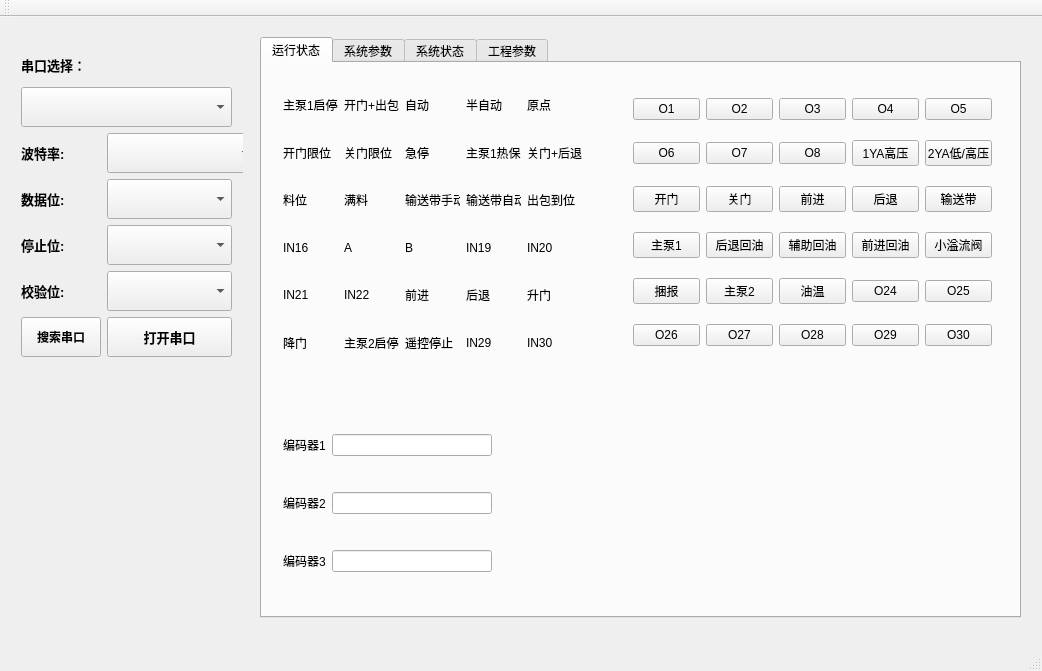
<?xml version="1.0" encoding="UTF-8"?>
<ui version="4.0">
 <class>MainWindow</class>
 <widget class="QMainWindow" name="MainWindow">
  <property name="geometry">
   <rect>
    <x>0</x>
    <y>0</y>
    <width>1042</width>
    <height>671</height>
   </rect>
  </property>
  <property name="windowTitle">
   <string>MainWindow</string>
  </property>
  <widget class="QWidget" name="centralWidget">
   <widget class="QWidget" name="gridLayoutWidget_2">
    <property name="geometry">
     <rect>
      <x>10</x>
      <y>20</y>
      <width>233</width>
      <height>331</height>
     </rect>
    </property>
    <layout class="QGridLayout" name="gridLayout_2">
     <item row="3" column="0">
      <widget class="QLabel" name="label_7">
       <property name="font">
        <font>
         <pointsize>10</pointsize>
         <weight>75</weight>
         <bold>true</bold>
        </font>
       </property>
       <property name="text">
        <string>数据位:</string>
       </property>
      </widget>
     </item>
     <item row="1" column="0" colspan="2">
      <widget class="QComboBox" name="comboBox_serialName">
       <property name="minimumSize">
        <size>
         <width>0</width>
         <height>40</height>
        </size>
       </property>
      </widget>
     </item>
     <item row="4" column="1">
      <widget class="QComboBox" name="comboBox_serialStop">
       <property name="minimumSize">
        <size>
         <width>0</width>
         <height>40</height>
        </size>
       </property>
      </widget>
     </item>
     <item row="5" column="1">
      <widget class="QComboBox" name="comboBox_serialParity">
       <property name="minimumSize">
        <size>
         <width>0</width>
         <height>40</height>
        </size>
       </property>
      </widget>
     </item>
     <item row="0" column="0">
      <widget class="QLabel" name="label_3">
       <property name="font">
        <font>
         <pointsize>10</pointsize>
         <weight>75</weight>
         <bold>true</bold>
        </font>
       </property>
       <property name="text">
        <string>串口选择：</string>
       </property>
      </widget>
     </item>
     <item row="6" column="1">
      <widget class="QPushButton" name="pushButton_openPort">
       <property name="minimumSize">
        <size>
         <width>0</width>
         <height>40</height>
        </size>
       </property>
       <property name="font">
        <font>
         <pointsize>10</pointsize>
         <weight>75</weight>
         <bold>true</bold>
        </font>
       </property>
       <property name="text">
        <string>打开串口</string>
       </property>
      </widget>
     </item>
     <item row="3" column="1">
      <widget class="QComboBox" name="comboBox_serialData">
       <property name="minimumSize">
        <size>
         <width>0</width>
         <height>40</height>
        </size>
       </property>
      </widget>
     </item>
     <item row="4" column="0">
      <widget class="QLabel" name="label_5">
       <property name="font">
        <font>
         <pointsize>10</pointsize>
         <weight>75</weight>
         <bold>true</bold>
        </font>
       </property>
       <property name="text">
        <string>停止位:</string>
       </property>
      </widget>
     </item>
     <item row="5" column="0">
      <widget class="QLabel" name="label_6">
       <property name="font">
        <font>
         <pointsize>10</pointsize>
         <weight>75</weight>
         <bold>true</bold>
        </font>
       </property>
       <property name="text">
        <string>校验位:</string>
       </property>
      </widget>
     </item>
     <item row="2" column="1">
      <widget class="QComboBox" name="comboBox_bound">
       <property name="minimumSize">
        <size>
         <width>150</width>
         <height>40</height>
        </size>
       </property>
      </widget>
     </item>
     <item row="2" column="0">
      <widget class="QLabel" name="label_4">
       <property name="font">
        <font>
         <pointsize>10</pointsize>
         <weight>75</weight>
         <bold>true</bold>
        </font>
       </property>
       <property name="text">
        <string>波特率:</string>
       </property>
      </widget>
     </item>
     <item row="6" column="0">
      <widget class="QPushButton" name="pushButton_searchSerialPort">
       <property name="minimumSize">
        <size>
         <width>0</width>
         <height>40</height>
        </size>
       </property>
       <property name="font">
        <font>
         <weight>75</weight>
         <bold>true</bold>
        </font>
       </property>
       <property name="text">
        <string>搜索串口</string>
       </property>
      </widget>
     </item>
    </layout>
   </widget>
   <widget class="QTabWidget" name="tabWidget">
    <property name="geometry">
     <rect>
      <x>260</x>
      <y>20</y>
      <width>761</width>
      <height>581</height>
     </rect>
    </property>
    <property name="currentIndex">
     <number>0</number>
    </property>
    <widget class="QWidget" name="tab">
     <attribute name="title">
      <string>运行状态</string>
     </attribute>
     <widget class="QWidget" name="gridLayoutWidget">
      <property name="geometry">
       <rect>
        <x>10</x>
        <y>10</y>
        <width>321</width>
        <height>301</height>
       </rect>
      </property>
      <layout class="QGridLayout" name="gridLayout">
       <item row="0" column="0">
        <widget class="QLabel" name="label_IN_1">
         <property name="text">
          <string>主泵1启停</string>
         </property>
        </widget>
       </item>
       <item row="1" column="3">
        <widget class="QLabel" name="label_IN_9">
         <property name="text">
          <string>主泵1热保护</string>
         </property>
        </widget>
       </item>
       <item row="1" column="0">
        <widget class="QLabel" name="label_IN_6">
         <property name="text">
          <string>开门限位</string>
         </property>
        </widget>
       </item>
       <item row="0" column="4">
        <widget class="QLabel" name="label_IN_5">
         <property name="text">
          <string>原点</string>
         </property>
        </widget>
       </item>
       <item row="1" column="1">
        <widget class="QLabel" name="label_IN_7">
         <property name="text">
          <string>关门限位</string>
         </property>
        </widget>
       </item>
       <item row="1" column="2">
        <widget class="QLabel" name="label_IN_8">
         <property name="text">
          <string>急停</string>
         </property>
        </widget>
       </item>
       <item row="3" column="4">
        <widget class="QLabel" name="label_IN_20">
         <property name="text">
          <string>IN20</string>
         </property>
        </widget>
       </item>
       <item row="3" column="0">
        <widget class="QLabel" name="label_IN_16">
         <property name="text">
          <string>IN16</string>
         </property>
        </widget>
       </item>
       <item row="4" column="2">
        <widget class="QLabel" name="label_IN_23">
         <property name="text">
          <string>前进</string>
         </property>
        </widget>
       </item>
       <item row="3" column="3">
        <widget class="QLabel" name="label_IN_19">
         <property name="text">
          <string>IN19</string>
         </property>
        </widget>
       </item>
       <item row="3" column="1">
        <widget class="QLabel" name="label_IN_17">
         <property name="text">
          <string>A</string>
         </property>
        </widget>
       </item>
       <item row="4" column="3">
        <widget class="QLabel" name="label_IN_24">
         <property name="text">
          <string>后退</string>
         </property>
        </widget>
       </item>
       <item row="4" column="0">
        <widget class="QLabel" name="label_IN_21">
         <property name="text">
          <string>IN21</string>
         </property>
        </widget>
       </item>
       <item row="4" column="1">
        <widget class="QLabel" name="label_IN_22">
         <property name="text">
          <string>IN22</string>
         </property>
        </widget>
       </item>
       <item row="4" column="4">
        <widget class="QLabel" name="label_IN_25">
         <property name="text">
          <string>升门</string>
         </property>
        </widget>
       </item>
       <item row="3" column="2">
        <widget class="QLabel" name="label_IN_18">
         <property name="text">
          <string>B</string>
         </property>
        </widget>
       </item>
       <item row="2" column="3">
        <widget class="QLabel" name="label_IN_14">
         <property name="text">
          <string>输送带自动</string>
         </property>
        </widget>
       </item>
       <item row="2" column="4">
        <widget class="QLabel" name="label_IN_15">
         <property name="text">
          <string>出包到位</string>
         </property>
        </widget>
       </item>
       <item row="2" column="2">
        <widget class="QLabel" name="label_IN_13">
         <property name="text">
          <string>输送带手动</string>
         </property>
        </widget>
       </item>
       <item row="2" column="1">
        <widget class="QLabel" name="label_IN_12">
         <property name="text">
          <string>满料</string>
         </property>
        </widget>
       </item>
       <item row="0" column="1">
        <widget class="QLabel" name="label_IN_2">
         <property name="text">
          <string>开门+出包</string>
         </property>
        </widget>
       </item>
       <item row="0" column="3">
        <widget class="QLabel" name="label_IN_4">
         <property name="text">
          <string>半自动</string>
         </property>
        </widget>
       </item>
       <item row="0" column="2">
        <widget class="QLabel" name="label_IN_3">
         <property name="text">
          <string>自动</string>
         </property>
        </widget>
       </item>
       <item row="1" column="4">
        <widget class="QLabel" name="label_IN_10">
         <property name="text">
          <string>关门+后退</string>
         </property>
        </widget>
       </item>
       <item row="2" column="0">
        <widget class="QLabel" name="label_IN_11">
         <property name="text">
          <string>料位</string>
         </property>
        </widget>
       </item>
       <item row="5" column="0">
        <widget class="QLabel" name="label_IN_26">
         <property name="text">
          <string>降门</string>
         </property>
        </widget>
       </item>
       <item row="5" column="1">
        <widget class="QLabel" name="label_IN_27">
         <property name="text">
          <string>主泵2启停</string>
         </property>
        </widget>
       </item>
       <item row="5" column="2">
        <widget class="QLabel" name="label_IN_28">
         <property name="text">
          <string>遥控停止</string>
         </property>
        </widget>
       </item>
       <item row="5" column="3">
        <widget class="QLabel" name="label_IN_29">
         <property name="text">
          <string>IN29</string>
         </property>
        </widget>
       </item>
       <item row="5" column="4">
        <widget class="QLabel" name="label_IN_30">
         <property name="text">
          <string>IN30</string>
         </property>
        </widget>
       </item>
      </layout>
     </widget>
     <widget class="QWidget" name="gridLayoutWidget_3">
      <property name="geometry">
       <rect>
        <x>360</x>
        <y>10</y>
        <width>381</width>
        <height>301</height>
       </rect>
      </property>
      <layout class="QGridLayout" name="gridLayout_3">
       <item row="0" column="0">
        <widget class="QPushButton" name="pushButton_O_1">
         <property name="text">
          <string>O1</string>
         </property>
        </widget>
       </item>
       <item row="4" column="4">
        <widget class="QPushButton" name="pushButton_O_25">
         <property name="text">
          <string>O25</string>
         </property>
        </widget>
       </item>
       <item row="2" column="4">
        <widget class="QPushButton" name="pushButton_O_15">
         <property name="text">
          <string>输送带</string>
         </property>
        </widget>
       </item>
       <item row="3" column="4">
        <widget class="QPushButton" name="pushButton_O_20">
         <property name="text">
          <string>小溢流阀</string>
         </property>
        </widget>
       </item>
       <item row="3" column="3">
        <widget class="QPushButton" name="pushButton_O_19">
         <property name="text">
          <string>前进回油</string>
         </property>
        </widget>
       </item>
       <item row="3" column="0">
        <widget class="QPushButton" name="pushButton_O_16">
         <property name="text">
          <string>主泵1</string>
         </property>
        </widget>
       </item>
       <item row="0" column="1">
        <widget class="QPushButton" name="pushButton_O_2">
         <property name="text">
          <string>O2</string>
         </property>
        </widget>
       </item>
       <item row="3" column="1">
        <widget class="QPushButton" name="pushButton_O_17">
         <property name="text">
          <string>后退回油</string>
         </property>
        </widget>
       </item>
       <item row="4" column="1">
        <widget class="QPushButton" name="pushButton_O_22">
         <property name="text">
          <string>主泵2</string>
         </property>
        </widget>
       </item>
       <item row="3" column="2">
        <widget class="QPushButton" name="pushButton_O_18">
         <property name="text">
          <string>辅助回油</string>
         </property>
        </widget>
       </item>
       <item row="4" column="0">
        <widget class="QPushButton" name="pushButton_O_21">
         <property name="text">
          <string>捆报</string>
         </property>
        </widget>
       </item>
       <item row="4" column="3">
        <widget class="QPushButton" name="pushButton_O_24">
         <property name="text">
          <string>O24</string>
         </property>
        </widget>
       </item>
       <item row="4" column="2">
        <widget class="QPushButton" name="pushButton_O_23">
         <property name="text">
          <string>油温</string>
         </property>
        </widget>
       </item>
       <item row="0" column="4">
        <widget class="QPushButton" name="pushButton_O_5">
         <property name="text">
          <string>O5</string>
         </property>
        </widget>
       </item>
       <item row="1" column="0">
        <widget class="QPushButton" name="pushButton_O_6">
         <property name="text">
          <string>O6</string>
         </property>
        </widget>
       </item>
       <item row="0" column="2">
        <widget class="QPushButton" name="pushButton_O_3">
         <property name="text">
          <string>O3</string>
         </property>
        </widget>
       </item>
       <item row="0" column="3">
        <widget class="QPushButton" name="pushButton_O_4">
         <property name="text">
          <string>O4</string>
         </property>
        </widget>
       </item>
       <item row="1" column="1">
        <widget class="QPushButton" name="pushButton_O_7">
         <property name="text">
          <string>O7</string>
         </property>
        </widget>
       </item>
       <item row="2" column="0">
        <widget class="QPushButton" name="pushButton_O_11">
         <property name="text">
          <string>开门</string>
         </property>
        </widget>
       </item>
       <item row="1" column="2">
        <widget class="QPushButton" name="pushButton_O_8">
         <property name="text">
          <string>O8</string>
         </property>
        </widget>
       </item>
       <item row="1" column="3">
        <widget class="QPushButton" name="pushButton_O_9">
         <property name="text">
          <string>1YA高压</string>
         </property>
        </widget>
       </item>
       <item row="2" column="2">
        <widget class="QPushButton" name="pushButton_O_13">
         <property name="text">
          <string>前进</string>
         </property>
        </widget>
       </item>
       <item row="2" column="1">
        <widget class="QPushButton" name="pushButton_O_12">
         <property name="text">
          <string>关门</string>
         </property>
        </widget>
       </item>
       <item row="1" column="4">
        <widget class="QPushButton" name="pushButton_O_10">
         <property name="text">
          <string>2YA低/高压</string>
         </property>
        </widget>
       </item>
       <item row="2" column="3">
        <widget class="QPushButton" name="pushButton_O_14">
         <property name="text">
          <string>后退</string>
         </property>
        </widget>
       </item>
       <item row="5" column="0">
        <widget class="QPushButton" name="pushButton_O_26">
         <property name="text">
          <string>O26</string>
         </property>
        </widget>
       </item>
       <item row="5" column="1">
        <widget class="QPushButton" name="pushButton_O_27">
         <property name="text">
          <string>O27</string>
         </property>
        </widget>
       </item>
       <item row="5" column="2">
        <widget class="QPushButton" name="pushButton_O_28">
         <property name="text">
          <string>O28</string>
         </property>
        </widget>
       </item>
       <item row="5" column="3">
        <widget class="QPushButton" name="pushButton_O_29">
         <property name="text">
          <string>O29</string>
         </property>
        </widget>
       </item>
       <item row="5" column="4">
        <widget class="QPushButton" name="pushButton_O_30">
         <property name="text">
          <string>O30</string>
         </property>
        </widget>
       </item>
      </layout>
     </widget>
     <widget class="QWidget" name="gridLayoutWidget_4">
      <property name="geometry">
       <rect>
        <x>10</x>
        <y>330</y>
        <width>231</width>
        <height>221</height>
       </rect>
      </property>
      <layout class="QGridLayout" name="gridLayout_4">
       <item row="0" column="0">
        <widget class="QLabel" name="label">
         <property name="text">
          <string>编码器1</string>
         </property>
        </widget>
       </item>
       <item row="1" column="0">
        <widget class="QLabel" name="label_2">
         <property name="text">
          <string>编码器2</string>
         </property>
        </widget>
       </item>
       <item row="0" column="1">
        <widget class="QLineEdit" name="lineEdit_encoder1"/>
       </item>
       <item row="1" column="1">
        <widget class="QLineEdit" name="lineEdit_encoder2"/>
       </item>
       <item row="2" column="0">
        <widget class="QLabel" name="label_8">
         <property name="text">
          <string>编码器3</string>
         </property>
        </widget>
       </item>
       <item row="2" column="1">
        <widget class="QLineEdit" name="lineEdit_encoder3"/>
       </item>
      </layout>
     </widget>
    </widget>
    <widget class="QWidget" name="tab_2">
     <attribute name="title">
      <string>系统参数</string>
     </attribute>
     <widget class="QPushButton" name="pushButton_save">
      <property name="geometry">
       <rect>
        <x>30</x>
        <y>20</y>
        <width>75</width>
        <height>23</height>
       </rect>
      </property>
      <property name="text">
       <string>保存参数</string>
      </property>
     </widget>
     <widget class="QPushButton" name="pushButton_reboot">
      <property name="geometry">
       <rect>
        <x>140</x>
        <y>20</y>
        <width>75</width>
        <height>23</height>
       </rect>
      </property>
      <property name="text">
       <string>重启系统</string>
      </property>
     </widget>
     <widget class="QPushButton" name="pushButton_restore">
      <property name="geometry">
       <rect>
        <x>564</x>
        <y>20</y>
        <width>101</width>
        <height>23</height>
       </rect>
      </property>
      <property name="text">
       <string>恢复出厂设置</string>
      </property>
     </widget>
     <widget class="QPushButton" name="pushButton_readCurrentPage">
      <property name="geometry">
       <rect>
        <x>240</x>
        <y>20</y>
        <width>75</width>
        <height>23</height>
       </rect>
      </property>
      <property name="text">
       <string>读取当前页</string>
      </property>
     </widget>
     <widget class="QPushButton" name="pushButton_readAllPage">
      <property name="geometry">
       <rect>
        <x>340</x>
        <y>20</y>
        <width>75</width>
        <height>23</height>
       </rect>
      </property>
      <property name="text">
       <string>读取全部页</string>
      </property>
     </widget>
     <widget class="QTabWidget" name="tabWidget_paramTab">
      <property name="geometry">
       <rect>
        <x>10</x>
        <y>60</y>
        <width>661</width>
        <height>481</height>
       </rect>
      </property>
      <property name="currentIndex">
       <number>0</number>
      </property>
      <widget class="QWidget" name="tab_4">
       <attribute name="title">
        <string>DI输入映射</string>
       </attribute>
       <layout class="QGridLayout" name="gridLayout_8">
        <item row="0" column="0">
         <widget class="QTableWidget" name="tableWidget_DI_Map">
          <column>
           <property name="text">
            <string>名字</string>
           </property>
          </column>
          <column>
           <property name="text">
            <string>功能</string>
           </property>
          </column>
          <column>
           <property name="text">
            <string>电平有效性</string>
           </property>
          </column>
         </widget>
        </item>
       </layout>
      </widget>
      <widget class="QWidget" name="tab_5">
       <attribute name="title">
        <string>DO输出映射</string>
       </attribute>
       <layout class="QGridLayout" name="gridLayout_7">
        <item row="0" column="0">
         <widget class="QTableWidget" name="tableWidget_DO_Map"/>
        </item>
       </layout>
      </widget>
      <widget class="QWidget" name="tab_6">
       <attribute name="title">
        <string>其他映射</string>
       </attribute>
       <layout class="QGridLayout" name="gridLayout_6">
        <item row="0" column="0">
         <widget class="QTableWidget" name="tableWidget_Other_Map"/>
        </item>
       </layout>
      </widget>
     </widget>
    </widget>
    <widget class="QWidget" name="tab_3">
     <attribute name="title">
      <string>系统状态</string>
     </attribute>
     <widget class="QWidget" name="gridLayoutWidget_5">
      <property name="geometry">
       <rect>
        <x>40</x>
        <y>40</y>
        <width>281</width>
        <height>251</height>
       </rect>
      </property>
      <layout class="QGridLayout" name="gridLayout_5">
       <item row="1" column="0">
        <widget class="QCheckBox" name="checkBox_t2">
         <property name="text">
          <string/>
         </property>
        </widget>
       </item>
       <item row="2" column="0">
        <widget class="QCheckBox" name="checkBox_t3">
         <property name="text">
          <string/>
         </property>
        </widget>
       </item>
       <item row="3" column="0">
        <widget class="QCheckBox" name="checkBox_t4">
         <property name="text">
          <string/>
         </property>
        </widget>
       </item>
       <item row="4" column="0">
        <widget class="QCheckBox" name="checkBox_t5">
         <property name="text">
          <string/>
         </property>
        </widget>
       </item>
       <item row="0" column="0">
        <widget class="QCheckBox" name="checkBox_t1">
         <property name="text">
          <string/>
         </property>
        </widget>
       </item>
       <item row="1" column="2">
        <widget class="QLineEdit" name="lineEdit_t2"/>
       </item>
       <item row="0" column="1">
        <widget class="QLabel" name="label_9">
         <property name="text">
          <string>任务缓存1</string>
         </property>
        </widget>
       </item>
       <item row="0" column="2">
        <widget class="QLineEdit" name="lineEdit_t1"/>
       </item>
       <item row="1" column="1">
        <widget class="QLabel" name="label_10">
         <property name="text">
          <string>任务缓存2</string>
         </property>
        </widget>
       </item>
       <item row="2" column="1">
        <widget class="QLabel" name="label_11">
         <property name="text">
          <string>任务缓存3</string>
         </property>
        </widget>
       </item>
       <item row="0" column="5">
        <widget class="QLineEdit" name="lineEdit_t6"/>
       </item>
       <item row="3" column="2">
        <widget class="QLineEdit" name="lineEdit_t4"/>
       </item>
       <item row="3" column="1">
        <widget class="QLabel" name="label_12">
         <property name="text">
          <string>任务缓存4</string>
         </property>
        </widget>
       </item>
       <item row="2" column="2">
        <widget class="QLineEdit" name="lineEdit_t3"/>
       </item>
       <item row="2" column="4">
        <widget class="QLabel" name="label_16">
         <property name="text">
          <string>任务缓存8</string>
         </property>
        </widget>
       </item>
       <item row="1" column="4">
        <widget class="QLabel" name="label_15">
         <property name="text">
          <string>任务缓存7</string>
         </property>
        </widget>
       </item>
       <item row="4" column="1">
        <widget class="QLabel" name="label_13">
         <property name="text">
          <string>任务缓存5</string>
         </property>
        </widget>
       </item>
       <item row="4" column="4">
        <widget class="QLabel" name="label_18">
         <property name="text">
          <string>任务缓存10</string>
         </property>
        </widget>
       </item>
       <item row="0" column="4">
        <widget class="QLabel" name="label_14">
         <property name="text">
          <string>任务缓存6</string>
         </property>
        </widget>
       </item>
       <item row="4" column="2">
        <widget class="QLineEdit" name="lineEdit_t5"/>
       </item>
       <item row="2" column="5">
        <widget class="QLineEdit" name="lineEdit_t8"/>
       </item>
       <item row="1" column="5">
        <widget class="QLineEdit" name="lineEdit_t7"/>
       </item>
       <item row="3" column="4">
        <widget class="QLabel" name="label_17">
         <property name="text">
          <string>任务缓存9</string>
         </property>
        </widget>
       </item>
       <item row="3" column="5">
        <widget class="QLineEdit" name="lineEdit_t9"/>
       </item>
       <item row="4" column="5">
        <widget class="QLineEdit" name="lineEdit_t10"/>
       </item>
       <item row="0" column="3">
        <widget class="QCheckBox" name="checkBox_t6">
         <property name="text">
          <string/>
         </property>
        </widget>
       </item>
       <item row="1" column="3">
        <widget class="QCheckBox" name="checkBox_t7">
         <property name="text">
          <string/>
         </property>
        </widget>
       </item>
       <item row="2" column="3">
        <widget class="QCheckBox" name="checkBox_t8">
         <property name="text">
          <string/>
         </property>
        </widget>
       </item>
       <item row="3" column="3">
        <widget class="QCheckBox" name="checkBox_t9">
         <property name="text">
          <string/>
         </property>
        </widget>
       </item>
       <item row="4" column="3">
        <widget class="QCheckBox" name="checkBox_t10">
         <property name="text">
          <string/>
         </property>
        </widget>
       </item>
      </layout>
     </widget>
    </widget>
    <widget class="QWidget" name="tab_7">
     <attribute name="title">
      <string>工程参数</string>
     </attribute>
     <widget class="QPushButton" name="pushButton">
      <property name="geometry">
       <rect>
        <x>20</x>
        <y>10</y>
        <width>75</width>
        <height>23</height>
       </rect>
      </property>
      <property name="text">
       <string>读取全部</string>
      </property>
     </widget>
     <widget class="QTableWidget" name="tableWidget_projectPar">
      <property name="geometry">
       <rect>
        <x>10</x>
        <y>60</y>
        <width>641</width>
        <height>481</height>
       </rect>
      </property>
     </widget>
     <widget class="QPushButton" name="pushButton_setAll">
      <property name="geometry">
       <rect>
        <x>540</x>
        <y>10</y>
        <width>75</width>
        <height>23</height>
       </rect>
      </property>
      <property name="text">
       <string>设置全部</string>
      </property>
     </widget>
     <widget class="QPushButton" name="pushButton_setone">
      <property name="geometry">
       <rect>
        <x>400</x>
        <y>10</y>
        <width>75</width>
        <height>23</height>
       </rect>
      </property>
      <property name="text">
       <string>设置单个</string>
      </property>
     </widget>
    </widget>
   </widget>
  </widget>
  <widget class="QMenuBar" name="menuBar">
   <property name="geometry">
    <rect>
     <x>0</x>
     <y>0</y>
     <width>1042</width>
     <height>23</height>
    </rect>
   </property>
  </widget>
  <widget class="QToolBar" name="mainToolBar">
   <attribute name="toolBarArea">
    <enum>TopToolBarArea</enum>
   </attribute>
   <attribute name="toolBarBreak">
    <bool>false</bool>
   </attribute>
  </widget>
  <widget class="QStatusBar" name="statusBar"/>
 </widget>
 <layoutdefault spacing="6" margin="11"/>
 <resources/>
 <connections/>
</ui>
